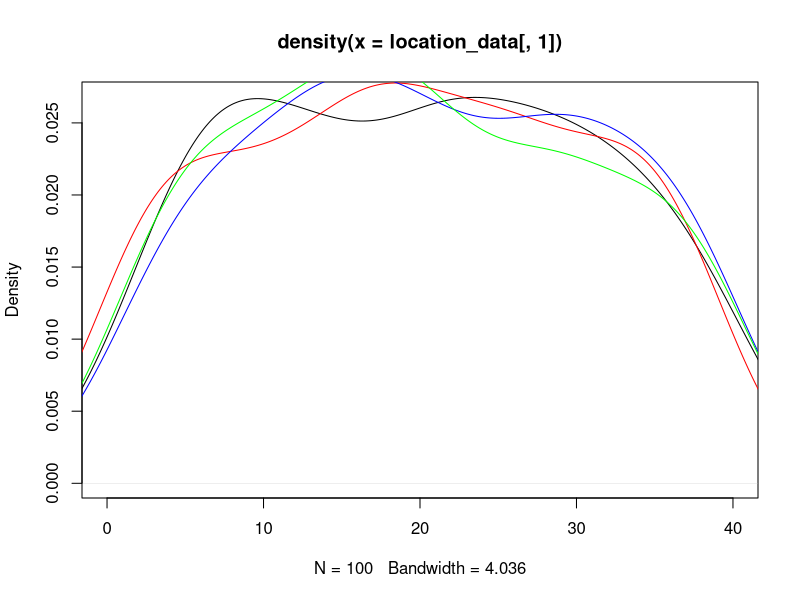
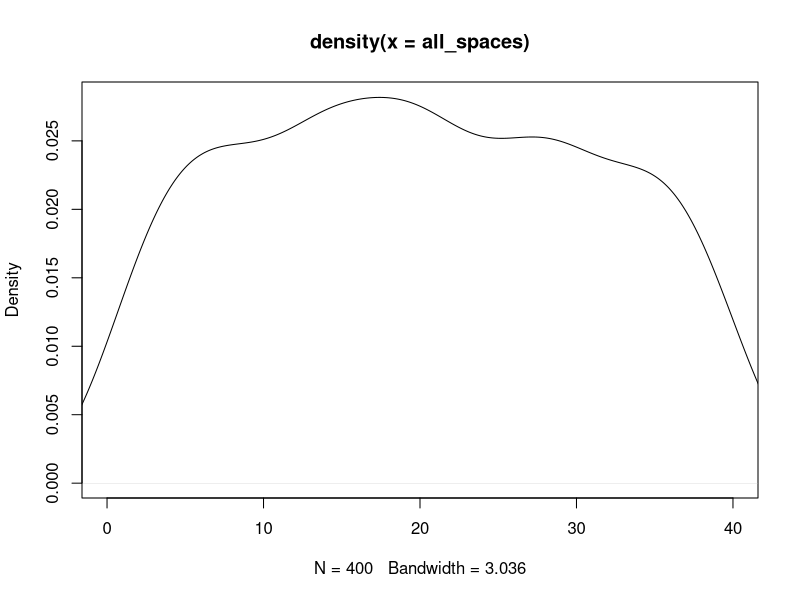
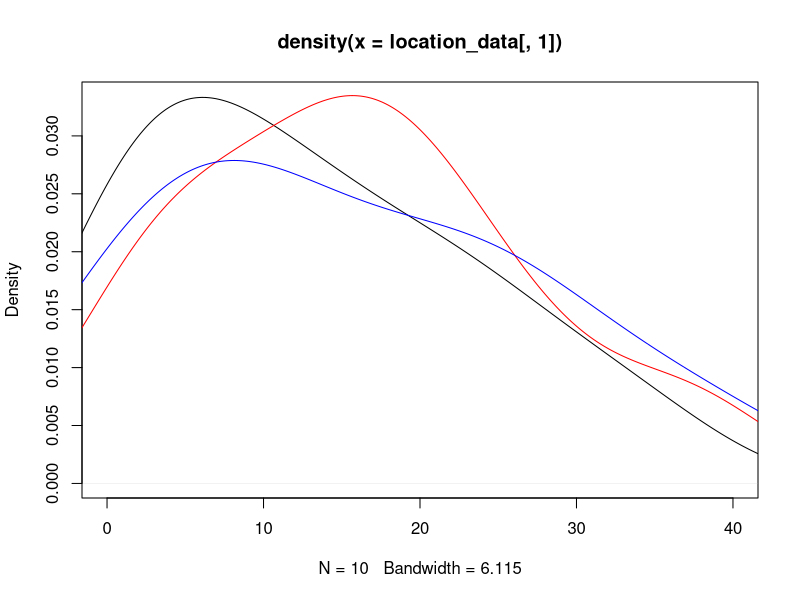
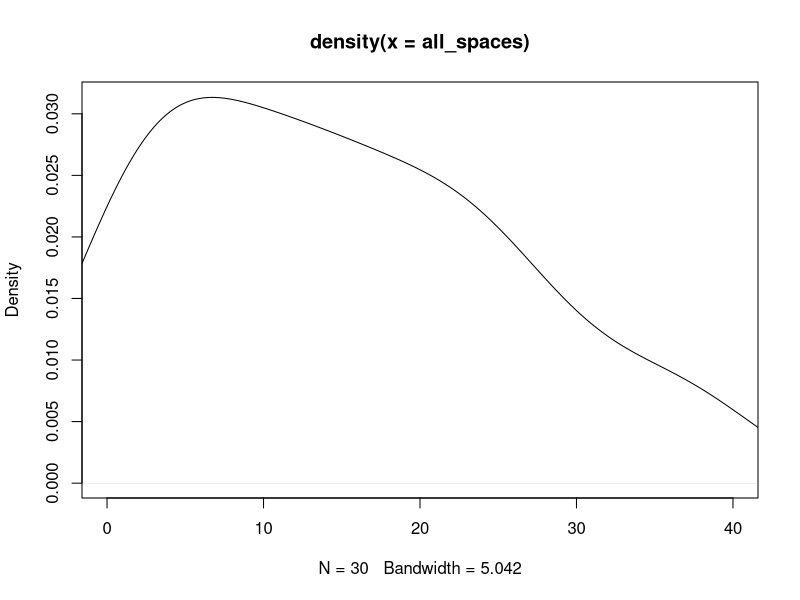

The R script that drew these images, in order: (Note: this script raises an error after producing the figures.)
## ---- chunk 1
knitr::opts_chunk$set(echo = TRUE)
## ---- chunk 2
#libraries
library(dplyr)
library(ggplot2)
## ---- chunk 3
#Kayleigh
##LET'S GET MOVING

monopolyBoard <- read.csv("MonopolyBoard.csv", header = T)
monopolyBoard

# Using dice rolls to determine where a player will land on the board
#input: "location"; a number 1-40; where the player is on the board
#output: the amount of spaces the player will move until they are on their new location

#note that this is only accounting for standard dice rolls, no special rules yet...

lets_move = function(location) {
  dice_roll_1 <- sample(1:6, 1, replace = TRUE)
  dice_roll_2 <- sample(1:6, 1, replace = TRUE)
  
  roll_total <- sum(dice_roll_1, dice_roll_2)
  roll_double <- dice_roll_1 == dice_roll_2
  
    location = location + roll_total
    
  if (location <= 40) {
    location = location
  } else {
    location = location - 40
  }
  
  space = monopolyBoard$name[monopolyBoard$spaces == location]
  
  print("You're moving forward...")
  print(roll_total)
  
  print("You're on space...")
  print(location)
  
  #print(space) #This prints out the name of the space that they land on. 
}

#testers
lets_move(1)
lets_move(25)
lets_move(38)
lets_move(40)



#A function to move players around the board and to play Monopoly!
#input: "turns"; the amount of turns we should take
#output: a player's new location on the board

lets_play = function(turns) {
  location = 1
  print("Starting Location: GO!")
  for (i in 1:turns) {
    location = lets_move(location)
  }
  print("You've landed on...")
  return(location)
}



lets_play(10) #tester #in this example if you look at a reference monopoly board and "walk" your way around the board with each move being the number in each output, you'll land on the space on the board corresponding to the final output (when counting "GO" as 1 and/or 40) 

#testers 
#"lets_move" and "lets_play" have both been edited to print out phrases for each roll and move to make it easier to determine how the player is moving. 
#"You're moving forward..." gives the player's roll
#"You're on space..." is the players position after 1 turn/"lets_move"
  # Later try to switch this print statement to the name of the spot that the player is on 
#"You've landed on..." gives the final location after running "lets_play" for "x" turns.
  # Later try to switch this print statement to the name of the spot that the player is on 

lets_play(3)
lets_play(10)

## ---- chunk 4
##DOUBLE DOWN

##WORK IN PROGRESS

#A function using dice rolls to determine how many spaces a player will move with the additional rules for "doubles" in Monopoly
#input: "location"; a number 1-40 where the player is on the board
#outut: the number of spaces the player will move on the board, with the special case of rolling three "doubles" and landing in jail
double_down = function(location) {
  dice_roll_1 <- sample(1:6, 1, replace = TRUE)
  dice_roll_2 <- sample(1:6, 1, replace = TRUE)
  
  roll_total <- sum(dice_roll_1, dice_roll_2)
  roll_double <- dice_roll_1 == dice_roll_2
  
  print("roll was")
  print(roll_total)
    
  if (roll_double) {
    
    dice_roll_3 <- sample(1:6, 1, replace = TRUE)
    dice_roll_4 <- sample(1:6, 1, replace = TRUE)
    
    roll_total_2 <- sum(dice_roll_3, dice_roll_4)
    roll_double_2 <- dice_roll_3 == dice_roll_4
    
    print("roll double was")
    print(roll_total_2)

    
    if (roll_double_2) {
      dice_roll_5 <- sample(1:6, 1, replace = TRUE)
      dice_roll_6 <- sample(1:6, 1, replace = TRUE)
      
      roll_total_3 <- sum(dice_roll_5, dice_roll_6)
      roll_double_3 <- dice_roll_5 == dice_roll_6
      
      print("roll double was")
      print(roll_total_3)
      
      if (roll_double_3) {
        location = 11 #Jail
        print("doubles, doubles, doubles")
        print("You're going to JAIL!")
        
      } else {
        location = location + roll_total + roll_total_2 + roll_total_3
        print("doubles, doubles, not doubles")
        print("You're moving forward...")
        print(roll_total + roll_total_2 + roll_total_3)
      }
    } else {
      location = location + roll_total + roll_total_2
      print("doubles, not doubles")
      print("You're moving forward...")
      print(roll_total+roll_total_2)
    }
  } else {
    location = location + roll_total
    print("no doubles")
    print("You're moving forward...")
    print(roll_total)
  }

    
  if (location <= 40) {
    location = location
  } else {
    location = location - 40
  }

  
  print("You're on space...")
  print(location)
}

double_down(1)
#text out in the function is kinda funky right but it's just to make sure its working right
#In final version switch all dice rolls to sample(1:6,...)

## ---- chunk 5
##CHANCE AND COMMUNITY CHEST CARDS
Card_Numbers <- c(1, 2, 3, 4, 5, 6, 7, 8, 9, 10, 11, 12, 13, 14, 15, 16)

Chance_Cards <- c("Advance to Boardwalk", "Advance to Go (Collect $200)", "Advance to Illinois Avenue. If you pass Go, collect $200", "Advance to St. Charles Place. If you pass Go, collect $200", "Advance to the nearest Railroad. If unowned, you may buy it from the Bank. If owned, pay owner twice the rental to which they are otherwise entitled", "Advance to the nearest Railroad. If unowned, you may buy it from the Bank. If owned, pay owner twice the rental to which they are otherwise entitled", "Advance token to nearest Utility. If unowned, you may buy it from the Bank. If owned, throw dice and pay owner a total ten times amount thrown", "Bank pays you dividend of $50", "Get Out of Jail Free", "Go Back 3 Spaces", "Go to Jail. Go directly to Jail, do not pass Go, do not collect $200", "Make general repairs on all your property. For each house pay $25. For each hotel pay $100", "Speeding fine $15", "Take a trip to Reading Railroad. If you pass Go, collect $200", "You have been elected Chairman of the Board. Pay each player $50", "Your building loan matures. Collect $150")

Chance <- data.frame(Chance_Cards, Card_Numbers)
Chance
##Chance cards to move a player to a new space:
  #1 -> Advance to Boardwalk (space 40)
  #2 -> Advance to Go (space 1)
  #3 -> Advance to Illinois Avenue (space 25)
  #4 -> Advance to St. Charles Place (space 12)
  #5 -> Advance to nearest Railroad (space(s) 6, 16, 26, 36)
  #6 -> Advance to nearest Railraod (space(s) 6, 16, 26, 36)
  #7 -> Advance to nearest Utility (space(s) 13, 29)
  #11 -> Go to Jail (space 11)
  #14 -> Take a trip to Reading Railroad (space 6)

Community_Chest_Cards <- c("Advance to Go (Collect $200)", "Bank error in your favor. Collect $200", "Doctor’s fee. Pay $50", "From sale of stock you get $50", "Get Out of Jail Free", "Go to Jail. Go directly to jail, do not pass Go, do not collect $200", "Holiday fund matures. Receive $100", "Income tax refund. Collect $20", "It is your birthday. Collect $10 from every player", "Life insurance matures. Collect $100", "Pay hospital fees of $100", "Pay school fees of $50", "Receive $25 consultancy fee", "You are assessed for street repair. $40 per house. $115 per hotel", "You have won second prize in a beauty contest. Collect $10", "You inherit $100")

Community_Chest <- data.frame(Community_Chest_Cards, Card_Numbers)
Community_Chest

##Community Chest Cards that move a player to a new space:
  #1 -> Advance to GO (space 1)
  #5 -> Go to Jail (space 11)

## ---- chunk 6
# heidi

#the function "who_goes_first" simulates the initial roll before the game begins in order to determine which player goes first
# input is a number of how many players are going to be playing
# output is the value of each players roll and the player that will start the game based on who had the highest roll
who_goes_first <- function(num_players){
  initial_rolls <- c()
  for (i in 1:num_players) {
    player_i_roll <- sum(sample(1:6, 2, replace=TRUE))
    initial_rolls <- c(initial_rolls, player_i_roll) # vector of every player's roll
    print(paste("Player", i, "rolled", player_i_roll))
  }
  cat("\n")
  if(sum(initial_rolls == max(initial_rolls)) >= 2){
    while (sum(initial_rolls == max(initial_rolls)) >= 2) { # if players tied for highest number
      tied_players <- which(initial_rolls==max(initial_rolls)) # identify which players tied
      print("It's a tie! Roll again")
      cat("\n")
      tie_breaker_rolls <- c()
      for (i in tied_players) { # tied players roll again
       player_i_roll2 <- sum(sample(1:6, 2, replace=TRUE))
       tie_breaker_rolls <- c(tie_breaker_rolls, player_i_roll2)
       print(paste("Player", i, "rolled", player_i_roll2))
      }
      initial_rolls <- tie_breaker_rolls
      highest_roll <- max(tie_breaker_rolls)
      highest_player2 <- tied_players[which(tie_breaker_rolls == highest_roll)]
    }
    cat("\n")
    print(paste("Player", highest_player2, "goes first!"))
  }
  else {
    highest_player <- which.max(initial_rolls) # who rolled the highest number
    print(paste("Player", highest_player, "goes first!"))
  }
}

who_goes_first(4) # test function

## ---- chunk 7
# Olivia
# Website for data: https://stat-jet-asu.github.io/Datasets/InstructorDescriptions/monopoly.html

monopolyBoard <- read.csv("MonopolyBoard.csv", header = T)
head(monopolyBoard)

# This section is for question number 2

# Kayleigh's lets_play function from above incorporating players and density plots
# uses lets_move function from above
# input: turns, # of turns to iterate through; players, number of players (2-4)
# output: density plot with a line for each player's frequency of spaces landed on 
# & density plot for the combined frequency of spaces landed on for all players

lets_play = function(turns, players) {
  location_data <- as.data.frame(matrix(nrow = turns, ncol = players))
  
for (j in 1:players) {
  location = 1
  
  for (i in 1:turns) {
    
    location = lets_move(location)
    location_data[i,j] <- location
    }
  }
  
  # creates density plot of frequency of landing on each space for each player
  plot(density(location_data[,1]), xlim = c(0,40), col = "black")
  
  colors <- c("red", "blue", "green")
  
  for (k in 2:players) {
  lines(density(location_data[,k]), col = colors[k-1]) # adds a density line for each player after the first
  }
  
  # creates density plot for total frequency landing on each space (all players spaces included)
  all_spaces <- as.vector(as.matrix(location_data))
  plot(density(all_spaces), xlim = c(0,40), col = "black")
}
lets_play(100, 4)

## ---- chunk 8
who_goes_first2 <- function(num_players){
  initial_rolls <- c()
  for (i in 1:num_players) {
    player_i_roll <- sum(sample(1:6, 2, replace=TRUE))
    initial_rolls <- c(initial_rolls, player_i_roll) # vector of every player's roll
#    print(paste("Player", i, "rolled", player_i_roll))
  }
  cat("\n")
  if(sum(initial_rolls == max(initial_rolls)) >= 2){
    while (sum(initial_rolls == max(initial_rolls)) >= 2) { # if players tied for highest number
      tied_players <- which(initial_rolls==max(initial_rolls)) # identify which players tied
#      print("It's a tie! Roll again")
#      cat("\n")
      tie_breaker_rolls <- c()
      for (i in tied_players) { # tied players roll again
       player_i_roll2 <- sum(sample(1:6, 2, replace=TRUE))
       tie_breaker_rolls <- c(tie_breaker_rolls, player_i_roll2)
#       print(paste("Player", i, "rolled", player_i_roll2))
      }
      initial_rolls <- tie_breaker_rolls
      highest_roll <- max(tie_breaker_rolls)
      highest_player2 <- tied_players[which(tie_breaker_rolls == highest_roll)]
    }
#    cat("\n")
#    print(paste("Player", highest_player2, "goes first!"))
  }
  else {
    highest_player <- which.max(initial_rolls) # who rolled the highest number
#    print(paste("Player", highest_player, "goes first!"))
#    return(highest_player)
  
    
  # creating player order
  player_order <- length(num_players)
  player_order[1] <- as.integer(highest_player)

 for (j in 2:num_players) {
    
  player_order[j] <- as.integer(player_order[j-1] + 1)
  if (player_order[j] > num_players) {
    player_order[j] <- 1
  }
 }
  print(player_order)
  }
  
  playerlist <- (list(highest_player, player_order))
  return(playerlist)
}

#who_goes_first2(4)

## ---- chunk 9
# Question number 3 -- including jail and double rolls

lets_move2 = function(location) {
  dice_roll_1 <- sample(1:6, 1, replace = TRUE)
  dice_roll_2 <- sample(1:6, 1, replace = TRUE)
  
  roll_total <- sum(dice_roll_1, dice_roll_2)
  roll_double <- dice_roll_1 == dice_roll_2
  
    location = location + roll_total # updates location to be previous location + roll total
    double3 = "false" # double3 is assigned "true" if the player double rolls 3x (as seen in if statement below), otherwise it is assigned "false" 
    
  # first double roll -> roll again
  if (roll_double == TRUE) {
    dice_roll_3 <- sample(1:6, 1, replace = TRUE)
    dice_roll_4 <- sample(1:6, 1, replace = TRUE)
    
    roll_total2 <- sum(dice_roll_3, dice_roll_4)
    roll_double2 <- dice_roll_3 == dice_roll_4
    
    location = location + roll_total2
    double3 = "false"
    
    # if player is at a location past 40, subtract 40 so they go back to the GO space at location "41"
    # this is included in each if statement below so that it applies if player has to roll again
    if (location <= 40) {
      location = location
    } else {
      location = location - 40
    }
     
      # second double roll -> roll again
      if (roll_double2 == TRUE) {
        dice_roll_5 <- sample(1:6, 1, replace = TRUE)
        dice_roll_6 <- sample(1:6, 1, replace = TRUE)
    
        roll_total3 <- sum(dice_roll_5, dice_roll_6)
        roll_double3 <- dice_roll_5 == dice_roll_6
    
        location = location + roll_total3
        double3 = "false"
        
        if (location <= 40) {
          location = location
        } else {
          location = location - 40
        }
        
        # third double roll -> go to jail
          if (roll_double3 == TRUE) {
            location = monopolyBoard$spaces[monopolyBoard$name == "Jail"]
            double3 = "true"
          }
      }
  }  
    
  if (location <= 40) {
    location = location
  } else {
    location = location - 40
  }
  
  listdata <- (list(location, double3)) # creates list for outputs "location" and "double3"
  # if you need to access location from this function, use lets_move2(location)[[1]]
  # if you need to access double3, use lets_move2(double3)[[2]]
  return(listdata)
  
}


# lets_play2 is currently set up to have each player go thru all their turns and then move onto the next player
# probably need to fix this for question 5

## ---- chunk 10

lets_play2 = function(turns, players) {
  
  
  location_data <- as.data.frame(matrix(nrow = turns, ncol = players)) # dataframe will keep data for locations of players for each turn
  double3data <- as.data.frame(matrix(nrow = turns, ncol = players)) # dataframe will say "true" if player double rolled 3x (which lands them in jail) and "false" if they didn't double roll 3x
  
    # puts players in order
    colnames(location_data) <- who_goes_first2(players)[[2]]
  
    location = 1 # each player starts at location 1
    location_data[1,] <- location
    double3 = 0 # initializing "double3" which will be later assigned a "true" or "false" based on if player double rolled 3x
  
    for (i in 2:turns) { # iterates through number of turns
      
        for (j in 1:players) { # rotates through each player
          
        location = lets_move2(location_data[i-1,j])[[1]] # takes location from lets_move2 function and assigns it to location
        location_data[i,j] <- as.integer(location) # puts location value into the dataframe of locations for each player
        double3data[i,j] <- lets_move2(double3)[[2]] # takes "true" or "false" value from double3 and adds it to double3data dataframe
        
      # deals with landing in jail from "go to jail" space and staying there for next 3 turns
      if (31 %in% location_data[i-1,j]) { # if you landed on 31 in the last turn (i-1 turn), you go to jail (space 11) for the ith turn
        location <- 11
        location_data[i,j] <- as.integer(location) # new location is 11
      } else if (11 %in% location_data[i-1,j] & 31 %in% location_data[i-2,j]) { # if you were on space 11 last turn AND you were on space 31 2 turns ago, you stay in jail (space 11) for turn i
        location <- 11
        location_data[i,j] <- as.integer(location)  
      } else if (11 %in% location_data[i-2,j] & 31 %in% location_data[i-3,j]) {
        location <- 11
        location_data[i,j] <- as.integer(location)
      }
        
      # landing in jail from 3x double roll and staying there for next 3 turns
      if (11 %in% location_data[i,j] & "true" %in% double3data[i-1,j]) { # if player's location is 11 (jail) and double3data is"true" (player double rolled 3x), player stays in jail. all 3 if/else if statements keep player in jail for the next 3 turns
        location <- 11
        location_data[i,j] <- as.integer(location)
      } else if (11 %in% location_data[i-1,j] & "true" %in% double3data[i-2,j]) { # 
        location <- 11
        location_data[i,j] <- as.integer(location)
      } else if (11 %in% location_data[i-2,j] & "true" %in% double3data[i-3,j]) {
        location <- 11
        location_data[i,j] <- as.integer(location)
      }
        
    }
  }
  print(location_data)
  
  # creates density plot of frequency of landing on each space for each player
  plot(density(location_data[,1]), xlim = c(0,40), col = "black")
  
  colors <- c("red", "blue", "green")
  
  for (k in 2:players) {
    lines(density(location_data[,k]), col = colors[k-1]) # adds a density line for each player after the first
  }
  
  # creates density plot for total frequency landing on each space (all players spaces included)
  all_spaces <- as.vector(as.matrix(location_data))
  plot(density(all_spaces), xlim = c(0,40), col = "black")
  
}
 
lets_play2(10, 3)

location_data

# how should we go about recording spaces landed on when double rolls occur?

## ---- chunk 11

# Figure out how to have players pay and recieve money from landing on chance and community chest spaces


## ---- chunk 12
#4 - Kayleigh and Maddie 
#Chance - spaces 8, 23, 37
#Community Chest - spaces 3, 18, 34
Chance

Drawing_Chance = function(location) {
  location = location
  draw_card <- sample(1:16, 1, replace = TRUE)
  player_card <- Chance$Chance_Cards[draw_card]
  print(player_card)

  
      if(draw_card == 1) {
        location = 1
      }
      
      if(draw_card == 2) {
        location = 1
      }
      
      if(draw_card == 3) {
        location = 25
      }
  
      if(draw_card == 4){
        location = 12
      }
    
      if(draw_card == 5){
        if(location >= 37 && location <= 5){
              location = 6
            } else {
              if (location >= 6 && location <= 15){
                location = 16
              } else {
                if(location >= 16 && location <= 25){
                  location = 26
                } else {
                  location = 36
                }
              }
            }
    }
  
    if(draw_card == 6){
        if(location >= 37 && location <= 5){
              location = 6
            } else {
              if (location >= 6 && location <= 15){
                location = 16
              } else {
                if(location >= 16 && location <= 25){
                  location = 26
                } else {
                  location = 36
                }
              }
            }
    }
  
    if(draw_card == 7){
        if(location >= 29 && location <= 12){
              location = 13
            } else {
              location = 29
    }
  }
  
    if(draw_card == 11) {
      location = 11
    }
  
    if(draw_card == 14) {
      location = 6
    }
  
    if(draw_card == 10) {
      location = location - 3
    }
  
    location = location
    return(location)
}

Drawing_Chance(8)
Drawing_Chance(23)
Drawing_Chance(37)

Drawing_Community_Chest = function(location) {
  location = location
  draw_card_chest <- sample(1:16, 1, replace = TRUE)
  player_card_chest <- Community_Chest$Community_Chest_Cards[draw_card_chest]
  print(player_card_chest)
  print(location)
  
  if (draw_card_chest == 1) {
    location = 1
  } else {
    if (draw_card_chest == 6) {
    location = 11
    } else {
      location = location
    }
  
  }
  
  location = location 
  return(location)
}

Drawing_Community_Chest(3)
Drawing_Community_Chest(18)
Drawing_Community_Chest(34)

lets_move3 = function(location) {
  dice_roll_1 <- sample(1:6, 1, replace = TRUE)
  dice_roll_2 <- sample(1:6, 1, replace = TRUE)
  
  roll_total <- sum(dice_roll_1, dice_roll_2)
  roll_double <- dice_roll_1 == dice_roll_2
  
    location = location + roll_total
    double3 = "false"
  
  print("your roll total is...")
  print(roll_total)

  if (location <= 40) {
      location = location
  } else {
      location = location - 40
  }
   
  print("your location is...")
  print(location)
  
  if(location == 8 || location == 23 || location == 27) {
    location = Drawing_Chance(location)
    print("your location is...")
    print(location)
  }
  
  if(location == 3 || location == 18 || location == 34) {
    location = Drawing_Community_Chest(location)
    print("your location is...")
    print(location)
  }
    
  # first double roll -> roll again
  if (roll_double == TRUE) {
    dice_roll_3 <- sample(1:6, 1, replace = TRUE)
    dice_roll_4 <- sample(1:6, 1, replace = TRUE)
    
    roll_total2 <- sum(dice_roll_3, dice_roll_4)
    roll_double2 <- dice_roll_3 == dice_roll_4
    
    location = location + roll_total2
    double3 = "false"
    print("1 double")
    
    if (location <= 40) {
      location = location
    } else {
      location = location - 40
    }
    
    
    if(location == 8 || location == 23 || location == 27) {
    location = Drawing_Chance(location)
    }
  
  if(location == 3 || location == 18 || location == 34) {
    location = Drawing_Community_Chest(location)
    }
     
      # second double roll -> roll again
      if (roll_double2 == TRUE) {
        dice_roll_5 <- sample(1:6, 1, replace = TRUE)
        dice_roll_6 <- sample(1:6, 1, replace = TRUE)
    
        roll_total3 <- sum(dice_roll_5, dice_roll_6)
        roll_double3 <- dice_roll_5 == dice_roll_6
    
        location = location + roll_total3
        double3 = "false"
        print("2 doubles")
        
        if (location <= 40) {
          location = location
        } else {
          location = location - 40
        }
        
        if(location == 8 || location == 23 || location == 27) {
          location = Drawing_Chance(location)
        }
  
        if(location == 3 || location == 18 || location == 34) {
          location = Drawing_Community_Chest(location)
         
        }
        
        # third double roll -> go to jail
          if (roll_double3 == TRUE) {
            location = monopolyBoard$spaces[monopolyBoard$name == "Jail"]
            double3 = "true"
            print("three doubles")
          }
      }
  }  
   
  location = location 
  
  print("your location is...")
  print(location)
  listdata <- (list(location, double3))
  return(listdata)
  
}

lets_move3(1)

lets_play3 = function(turns, players) {
  
  location_data <- as.data.frame(matrix(nrow = turns, ncol = players))
  double3data <- as.data.frame(matrix(nrow = turns, ncol = players))
  
  for (j in 1:players) {
    location = 1
    double3 = 0
  
    for (i in 1:turns) {
      
        location = lets_move2(location)[[1]]
        location_data[i,j] <- as.integer(location)
        double3data[i,j] <- lets_move3(double3)[[2]]
        
      # deals with landing in jail from "go to jail" space and staying there for next 3 turns
      if (31 %in% location_data[i-1,j]) { # if you land on 31 (go to jail), next location is in jail (space 11)
        location <- 11
        location_data[i,j] <- as.integer(location)
      } else if (11 %in% location_data[i-1,j] & 31 %in% location_data[i-2,j]) {
        location <- 11
        location_data[i,j] <- as.integer(location)
      } else if (11 %in% location_data[i-2,j] & 31 %in% location_data[i-3,j]) {
        location <- 11
        location_data[i,j] <- as.integer(location)
      }
        
      # landing in jail from 3x double roll and staying there for next 3 turns
      if (11 %in% location_data[i,j] & "true" %in% double3data[i-1,j]) { # "true" means player double rolled 3x -> jail
        location <- 11
        location_data[i,j] <- as.integer(location)
      } else if (11 %in% location_data[i-1,j] & "true" %in% double3data[i-2,j]) { # 
        location <- 11
        location_data[i,j] <- as.integer(location)
      } else if (11 %in% location_data[i-2,j] & "true" %in% double3data[i-3,j]) {
        location <- 11
        location_data[i,j] <- as.integer(location)
      }
        
    }
  }
  #print(location_data)
  
  # creates density plot of frequency of landing on each space for each player
  plot(density(location_data[,1]), xlim = c(0,40), col = "black")
  plot(location_data[,1], xlim= c(0,40), col="black", type="h", xlab="Spaces", ylab="Frequency", main="Frequency of Landing on Each Space for Each Player")
  
  colors <- c("red", "blue", "green")
  
  for (k in 2:players) {
    lines(density(location_data[,k]), col = colors[k-1]) # adds a density line for each player after the first
  }
  
  # creates density plot for total frequency landing on each space (all players spaces included)
  all_spaces <- as.vector(as.matrix(location_data))
  plot(density(all_spaces), xlim = c(0,40), col = "black")
  
}
## ---- chunk 13

#use lets_move2 for freq plot

 
## ---- chunk 14
#hello
dice_roll <- sum(sample(1:6, 2, replace = TRUE))
dice_roll

#Need to figure out how to exchange money between players
Chance_Money <- function(Player_Bank){
  Player_Bank = Player_Bank
  draw_card <- sample(1:16, 1, replace = TRUE)
  player_card <- Chance$Chance_Cards[draw_card]
  print(player_card)
  
  #Advance to Go (Collect $200)
  if(draw_card == 2){
    Player_Bank = Player_Bank + 200
  }
  
  #Advance to Illinois Ave. If you pass Go collect $200
  if(draw_card == 3){
    if(location > 25){
      Player_Bank = Player_Bank + 200
    }else{
      Player_Bank = Player_Bank
    }
  }
  
  #Advance to St. Charles Place. If you pass Go, collect $200
  if(draw_card == 4){
    if(location > 13 ){
      Player_Bank = Player_Bank + 200
    }else{
      Player_Bank = Player_Bank
    }
  }
  
  #Bank pays you dividend of $50
  if(draw_card == 8){
    Player_Bank = Player_Bank + 50
  }
  
  #Speeding fine $15
  if(draw_card == 13){
    Player_Bank = Player_Bank - 15
  }
  
  #Take a trip to Reading Railroad. If you pass Go, collect $200
  if(draw_card == 14){
    if(location > 6){
      Player_Bank = Player_Bank + 200
    }else{
      Player_Bank = Player_Bank
    }
  }
  
  #Your building loan matures. Collect $150
  if(draw_card == 16){
    Player_Bank = Player_Bank + 150
  }
}

#Need to figure out how to exchange money between players
Community_Chest_Money <- function(Player_Bank){
  Player_Bank = Player_Bank
  draw_card <- sample(1:16, 1, replace = TRUE)
  player_card <- Community_Chest$Community_Chest_Cards[draw_card]
  print(player_card)
  
  if(draw_card == 1){
    Player_Bank = Player_Bank + 200
  }
  
  if(draw_card == 2){
    Player_Bank = Player_Bank + 200
  }
  
  if(draw_card == 3){
    Player_Bank = Player_Bank - 50
  }
  
  if(draw_card == 4){
    Player_Bank = Player_Bank + 50
  }
  
  if(draw_card == 7){
    Player_Bank = Player_Bank + 100
  }
  
  if(draw_card == 8){
    Player_Bank = Player_Bank + 20
  }
  
  if(draw_card == 10){
    Player_Bank = Player_Bank + 100
  }
  
  if(draw_card == 11){
    Player_Bank = Player_Bank - 100
  }
  
  if(draw_card == 12){
    Player_Bank = Player_Bank - 50
  }
  
  if(draw_card == 13){
    Player_Bank = Player_Bank + 25
  }
  
  if(draw_card == 15){
    Player_Bank = Player_Bank + 10
  }
  
  if(draw_card == 16){
    Player_Bank = Player_Bank + 100
  }
}

Chance
Community_Chest
## ---- chunk 15
Players <- c("Player 1", "Player 2", "Player 3", "Player 4")
Player_Bank <- c("1250", "1250", "1250", "1250")

The_Players <- data.frame(Players, Player_Bank)
The_Players

monopolyBoard

Property <- c("Mediterranean", "Baltic", "Reading Railroad", "Oriental", "Vermot", "Connecticut", "St. Charles", "Electric Company", "States", "Virginia", "Pennsylvania Railroad", "St. James", "Tennessee", "New York", "Kentucky", "Indiana", "Illinios", "B&O Railroad", "Atlantic", "Ventnor", "Water Works", "Marvin Gardens", "Pacific", "N. Carolina", "Pennsylvania", "Short Line Railroad", "Park Place", "Boardwalk")
Property_Status <- c("Unowned", "Unowned", "Unowned", "Unowned", "Unowned", "Unowned", "Unowned", "Unowned", "Unowned", "Unowned", "Unowned", "Unowned", "Unowned", "Unowned", "Unowned", "Unowned", "Unowned", "Unowned", "Unowned", "Unowned", "Unowned", "Unowned", "Unowned", "Unowned", "Unowned", "Unowned", "Unowned", "Unowned")

The_Properties <- data.frame(Property, Property_Status)
The_Properties

## ---- chunk 16
library(tidyverse)
assigning_properties <- function( ){
  smpl <- sample(1:28, 28, replace = FALSE)
  smpl
  property_order <- data.frame(smpl)
  property_order
}

Owned_Spaces <- sample(1:28, 28, replace = FALSE)
Owned_Spaces
Players <- c("Player 1", "Player 2", "Player 3", "Player 4")
Player_Bank <- c("1250", "1250", "1250", "1250")

The_Players <- data.frame(Players, Player_Bank)
The_Players

The_Players_Owned <- data.frame(Players, Owned_Spaces)
The_Players_Owned <- The_Players_Owned %>% pivot_wider(names_from = Players, values_from = Owned_Spaces)

The_Players_Owned[[1]]
The_Players_Owned[[2]]
The_Players_Owned[[3]]


lets_play3 = function(turns, players) {
  
  location_data <- as.data.frame(matrix(nrow = turns, ncol = players))
  double3data <- as.data.frame(matrix(nrow = turns, ncol = players))
  
  for (j in 1:players) {
    location = 1
    double3 = 0
    
    
    for (i in 1:turns) {
      
        location = lets_move2(location)[[1]]
        location_data[i,j] <- as.integer(location)
        double3data[i,j] <- lets_move3(double3)[[2]]
        
      # deals with landing in jail from "go to jail" space and staying there for next 3 turns
      if (31 %in% location_data[i-1,j]) { # if you land on 31 (go to jail), next location is in jail (space 11)
        location <- 11
        location_data[i,j] <- as.integer(location)
      } else if (11 %in% location_data[i-1,j] & 31 %in% location_data[i-2,j]) {
        location <- 11
        location_data[i,j] <- as.integer(location)
      } else if (11 %in% location_data[i-2,j] & 31 %in% location_data[i-3,j]) {
        location <- 11
        location_data[i,j] <- as.integer(location)
      }
        
      # landing in jail from 3x double roll and staying there for next 3 turns
      if (11 %in% location_data[i,j] & "true" %in% double3data[i-1,j]) { # "true" means player double rolled 3x -> jail
        location <- 11
        location_data[i,j] <- as.integer(location)
      } else if (11 %in% location_data[i-1,j] & "true" %in% double3data[i-2,j]) { # 
        location <- 11
        location_data[i,j] <- as.integer(location)
      } else if (11 %in% location_data[i-2,j] & "true" %in% double3data[i-3,j]) {
        location <- 11
        location_data[i,j] <- as.integer(location)
      }
        
    }
  }
  #print(location_data)
  
  # creates density plot of frequency of landing on each space for each player
  plot(density(location_data[,1]), xlim = c(0,40), col = "black")
  
  colors <- c("red", "blue", "green")
  
  for (k in 2:players) {
    lines(density(location_data[,k]), col = colors[k-1]) # adds a density line for each player after the first
  }
  
  # creates density plot for total frequency landing on each space (all players spaces included)
  all_spaces <- as.vector(as.matrix(location_data))
  plot(density(all_spaces), xlim = c(0,40), col = "black")
  
}
## ---- chunk 17
Players <- c("Player 1", "Player 2", "Player 3", "Player 4")
Player_Bank <- c(1250, 1250, 1250, 1250)
The_Players <- data.frame(Players, Player_Bank)

Property <- c("Mediterranean", "Baltic", "Reading Railroad", "Oriental", "Vermot", "Connecticut", "St. Charles", "Electric Company", "States", "Virginia", "Pennsylvania Railroad", "St. James", "Tennessee", "New York", "Kentucky", "Indiana", "Illinios", "B&O Railroad", "Atlantic", "Ventnor", "Water Works", "Marvin Gardens", "Pacific", "N. Carolina", "Pennsylvania", "Short Line Railroad", "Park Place", "Boardwalk")
Owned_By_Player <- sample(1:4, 28, replace = TRUE)
Space <- c(2, 4, 6, 7, 9, 10, 12, 13, 14, 15, 16, 17, 19, 20, 22, 24, 25, 26, 27, 28, 29, 30, 32, 33, 35, 36, 38, 40)
Property_Statuses <- data.frame(Property, Space, Owned_By_Player)


Updating_Player_Bank <- function(location) {
  if(location == 2 || location == 4 || location == 6 || location == 7 || location == 9 || location == 10 || location == 12 || location == 13 || location == 14 || location == 15 || location == 16 || location == 17 || location == 19 || location == 20 || location == 22 || location == 24 || location == 25 || location == 26 || location == 27 || location == 28 || location == 29 || location == 30 || location == 32 || location == 33 || location == 35 || location == 36 || location == 38 || location == 40){
    location = location
    spot <- which(Property_Statuses$Space == location)
    cost <- which(monopolyBoard$spaces == location)
    player <- Property_Statuses$Owned_By_Player[spot]
    The_Players$Player_Bank[player] <- The_Players$Player_Bank[player] + monopolyBoard$cost[cost]
    The_Players$Player_Bank[player]
  }
}
